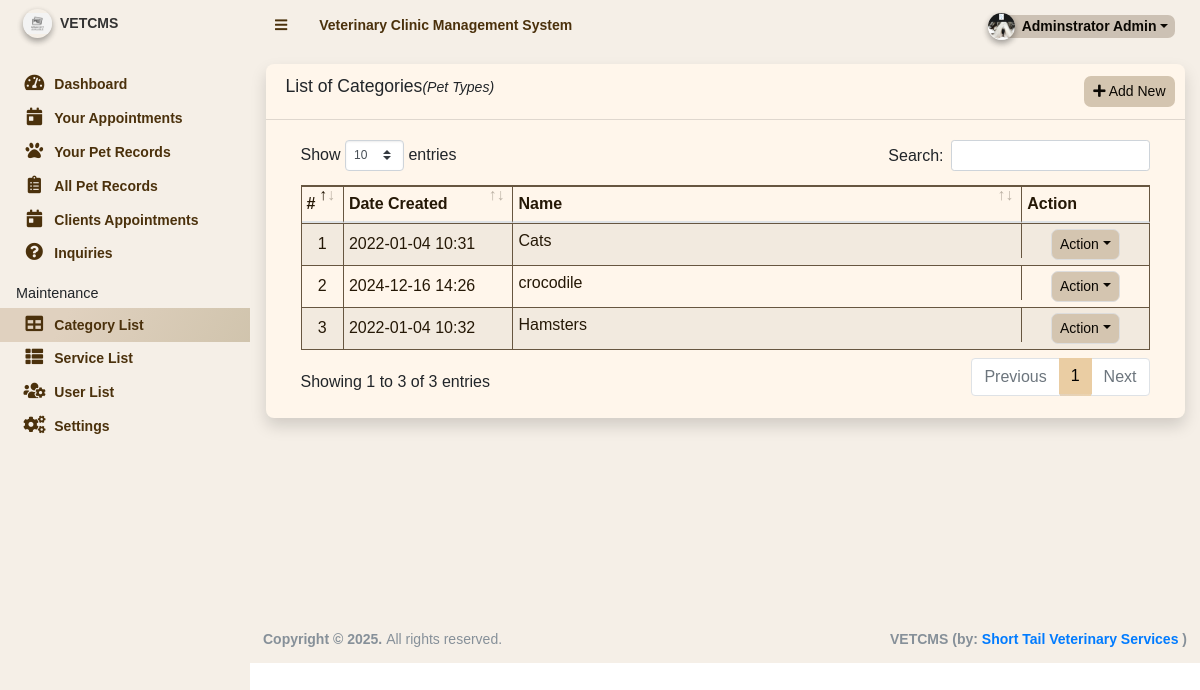
The app's page /admin/?page=categories (signed in) with its own data.
### tables this page shows
CREATE TABLE `category_list` (
  `id` int(11) NOT NULL,
  `name` text NOT NULL,
  `delete_flag` tinyint(1) NOT NULL DEFAULT 0 COMMENT '0 = Active, 1 = Delete',
  `date_created` datetime NOT NULL DEFAULT current_timestamp(),
  `date_updated` datetime DEFAULT NULL
);

### admin/categories/index.php (the view, shortened to what this page needs)
<div class="card card-outline 	rounded-0 shadow">
	<div class="card-header">
		<h3 class="card-title">List of Categories<small><em>(Pet Types)</em></small></h3>
		<div class="card-tools">
			<a href="javascript:void(0)" id="create_new" class="btn btn-flat btn-sm "><span class="fas fa-plus"></span>  Add New</a>
		</div>
	</div>
	<div class="card-body">
		<div class="container-fluid">
        <div class="container-fluid">
			<table class="table table-hover table-striped table-bordered">
				<colgroup>
					<col width="5%">
					<col width="20%">
					<col width="60%">
					<col width="15%">
				</colgroup>
				<thead>
					<tr>
						<th>#</th>
						<th>Date Created</th>
						<th>Name</th>
						<th>Action</th>
					</tr>
				</thead>
				<tbody>
					<?php
						$i = 1;
						$qry = $conn->query("SELECT * from `category_list` where delete_flag = 0 order by `name` asc ");
						while($row = $qry->fetch_assoc()):
					?>
						<tr>
							<td class="text-center"><?php echo $i++; ?></td>
							<td class=""><?php echo date("Y-m-d H:i",strtotime($row['date_created'])) ?></td>
							<td class="truncate-1"><?php echo $row['name'] ?></td>
							<td align="center">
								 <button type="button" class="btn btn-flat btn-default btn-sm dropdown-toggle dropdown-icon" data-toggle="dropdown">
				                  		Action
				                  </button>
							</td>
						</tr>
					<?php endwhile; ?>
				</tbody>
			</table>
		</div>
		</div>
	</div>
</div>

### admin/categories/index.php (style rules this page uses)
.btn { background-color:rgb(212, 197, 176)!important; border-radius:0.5em!important; color:rgb(10, 7, 2) !important; }
.card { background-color:rgb(255, 246, 235)!important; box-shadow: 6px 7px 28px -11px rgba(0,0,0,1); -webkit-box-shadow: 6px 7px 28px -11px rgba(0,0,0,1); -moz-box-shadow: 6px 7px 28px -11px rgba(0,0,0,1); border-radius:0.5em!important; }
.table { border: 1px solid #675640; border-collapse: collapse; color:rgb(37, 24, 6) !important; }
.table th, .table td { border: 1px solid #675640; }
.table { width: 100%; margin-bottom: 1rem; border: 1px solid #675640; border-collapse: collapse; color: rgb(37, 24, 6) !important; }
.table th, .table td { border: 1px solid #675640; padding: 0.5rem; vertical-align: middle; }

### admin/inc/footer.php (style rules this page uses)
body { font-family: "Abel", sans-serif; font-weight: 400; font-style: normal; }

### records on screen
category_list: date_created "2022-01-04 10:31", name "Cats"
category_list: date_created "2024-12-16 14:26", name "crocodile"
category_list: date_created "2022-01-04 10:32", name "Hamsters"

### other values on screen
$_settings->info('name') "Veterinary Clinic Management System"
$_settings->userdata('firstname').' '.$_settings->userdata('lastname') "Adminstrator Admin"
$_settings->info('short_name') "VETCMS"
